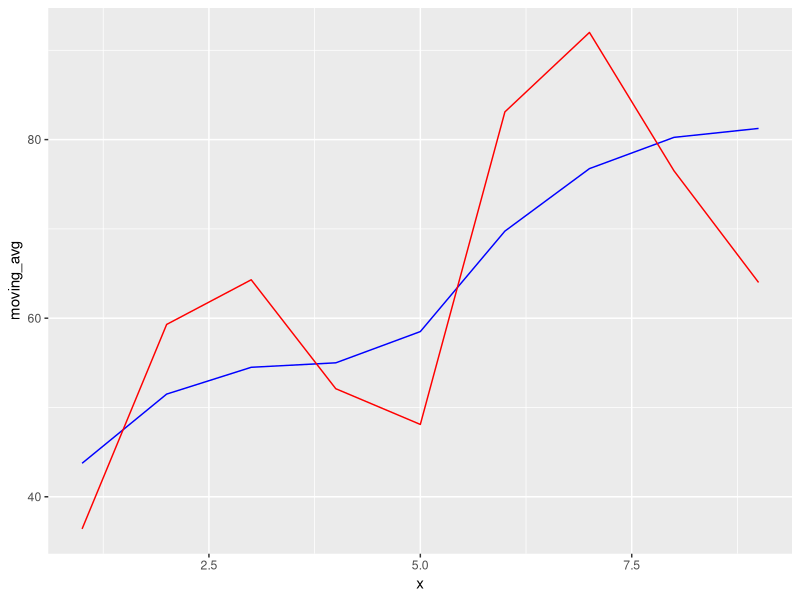
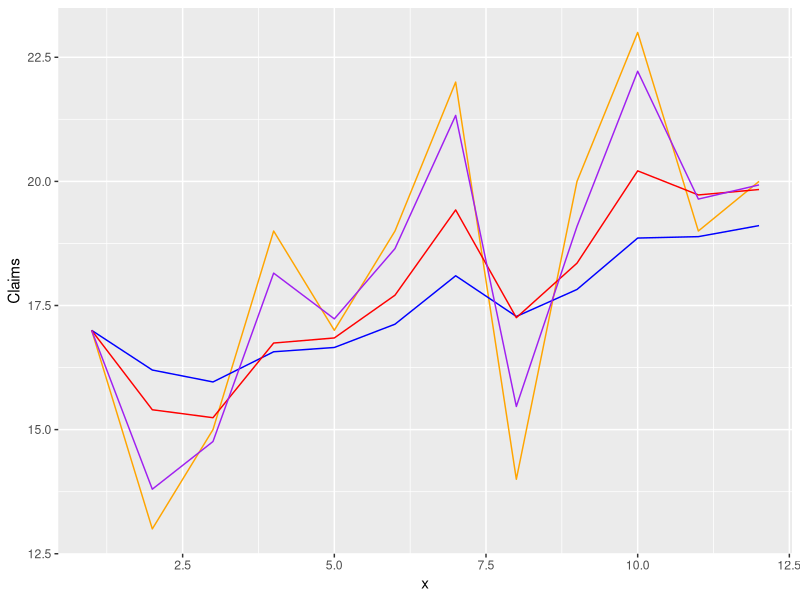

Source code (R) for these figures, in order:
## ---- chunk 1
knitr::opts_chunk$set(echo = TRUE)
## ---- chunk 2
season = rep(c("summer", "monsoon", "winter", "spring"), 3)

data = data.frame(season = season,
                  year = c(rep(2020, 4),
                           rep(2021, 4),
                           rep(2022, 4)),
                  levels = c(70, 52, 22, 31, 101, 64, 24, 45, 146, 92, 38, 49))

data
## ---- chunk 3
library(zoo)
data$moving_avg =  rollapply(data$levels, width = 4, FUN = mean, align = 'right', fill = NA)
data 
## ---- chunk 4
wgt = c(1, 2, 3, 4)

weighted_avg = function(x){
  sum(x * wgt)/ sum(wgt)
}

data$wgt_avg = rollapply(data$levels, width = 4, FUN = weighted_avg, align = 'right', fill = NA)

data
## ---- chunk 5
#create a sequence of timepoints
x = seq(1, 9)

#create dataframe of data to be plotted
plot_data = data.frame(x,
             moving_avg = na.omit(data$moving_avg),
             wgt_mvn_avg = na.omit(data$wgt_avg))

plot_data
## ---- chunk 6
library(ggplot2)

#plot line graphs
ggplot(plot_data, aes(x=x))+
  geom_line(aes(y = moving_avg), color = "blue")+
  geom_line(aes(y = wgt_mvn_avg), color = "red")
  labs(title = "Line Graphs of Moving Averages",
       x = "X",
       y = "Values") +
  scale_color_manual(name = "Legend", values = c("moving_avg" = "blue", "wgt_mvn_avg" = "red")) +
  theme_minimal()
## ---- chunk 7
#define parameters
# Define the data
year <- c(2018, 2018, 2018, 2019, 2019, 2019, 2020, 2020, 2020, 2021, 2021, 2021)
period <- rep(c("I", "II", "III"), 4)
claims <- c(17, 13, 15, 19, 17, 19, 22, 14, 20, 23, 19, 20)

# Create a dataframe
data <- data.frame(Year = year, Period = period, Claims = claims)

data
## ---- chunk 8
#define alpha parameter
alpha <- 0.2

# Initialize the first forecast value
data$Forecast.2 <- NA
data$Forecast.2[1] <- data$Claims[1]

# Calculate the forecasted values using exponential smoothing
for (i in 2:nrow(data)) {
  data$Forecast.2[i] <- alpha * data$Claims[i] + (1 - alpha) * data$Forecast.2[i-1]
}

# View the dataframe with forecasted values
data
## ---- chunk 9
#define alpha parameter
alpha <- 0.4

# Initialize the first forecast value
data$Forecast.4 <- NA
data$Forecast.4[1] <- data$Claims[1]

# Calculate the forecasted values using exponential smoothing
for (i in 2:nrow(data)) {
  data$Forecast.4[i] <- alpha * data$Claims[i] + (1 - alpha) * data$Forecast.4[i-1]
}

# View the dataframe with forecasted values
data
## ---- chunk 10
# define alpha parameter
alpha <- 0.8

# Initialize the first forecast value
data$Forecast.8 <- NA
data$Forecast.8[1] <- data$Claims[1]

# Calculate the forecasted values using exponential smoothing
for (i in 2:nrow(data)) {
  data$Forecast.8[i] <- alpha * data$Claims[i] + (1 - alpha) * data$Forecast.8[i-1]
}

# View the dataframe with forecasted values
data
## ---- chunk 11
#create a sequence of timepoints
x = seq(1, 12)

#plot line graphs
ggplot(data, aes(x=x))+
  geom_line(aes(y = Claims, group = 1), color = "orange")+
  geom_line(aes(y = Forecast.2, group = 1), color = "blue")+
  geom_line(aes(y = Forecast.4, group = 1), color = "red")+
  geom_line(aes(y = Forecast.8, group = 1), color = "purple")
  labs(title = "Line Graphs of Forecasted",
       x = "X",
       y = "Values")
